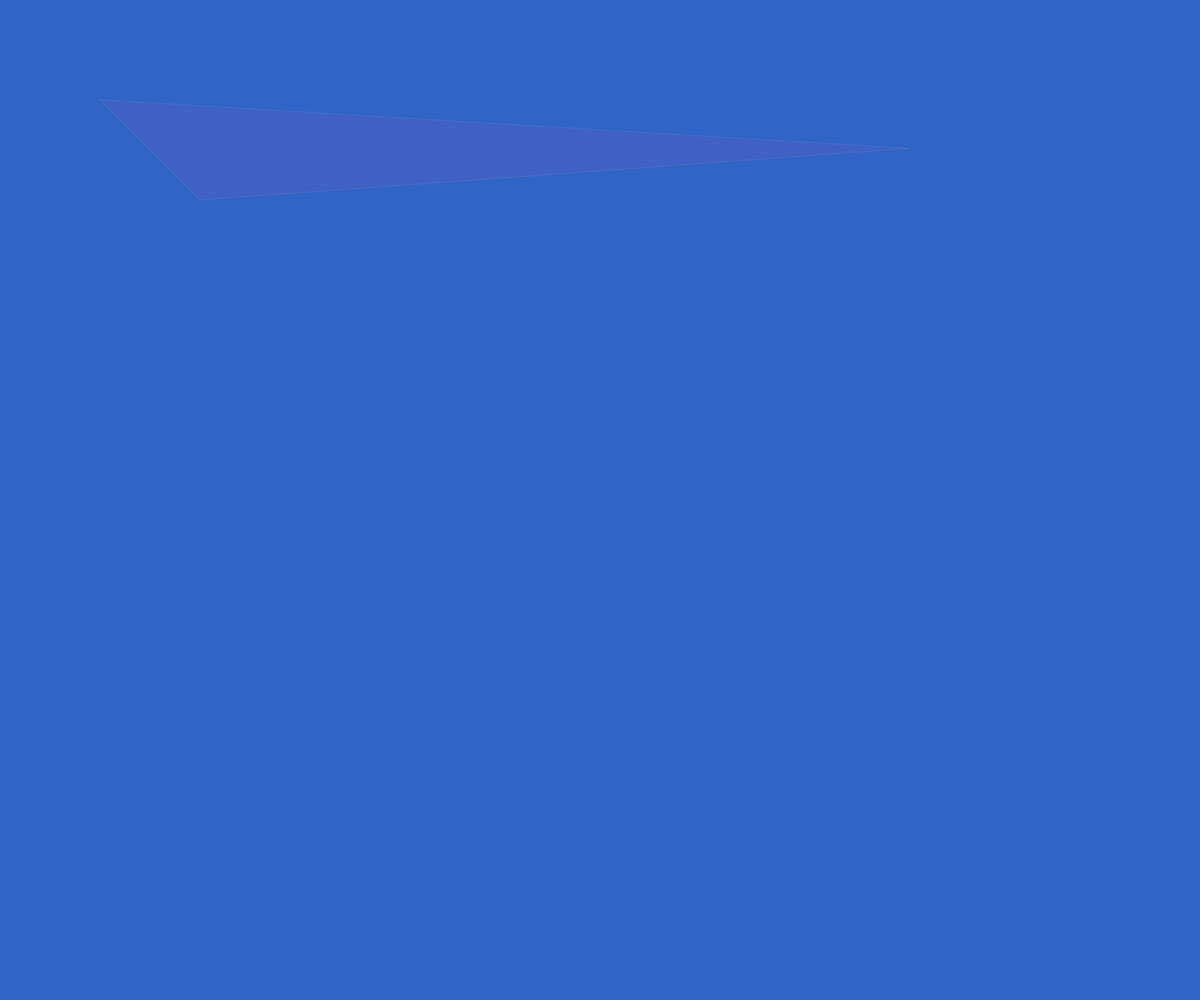
Frame 1 (no input)
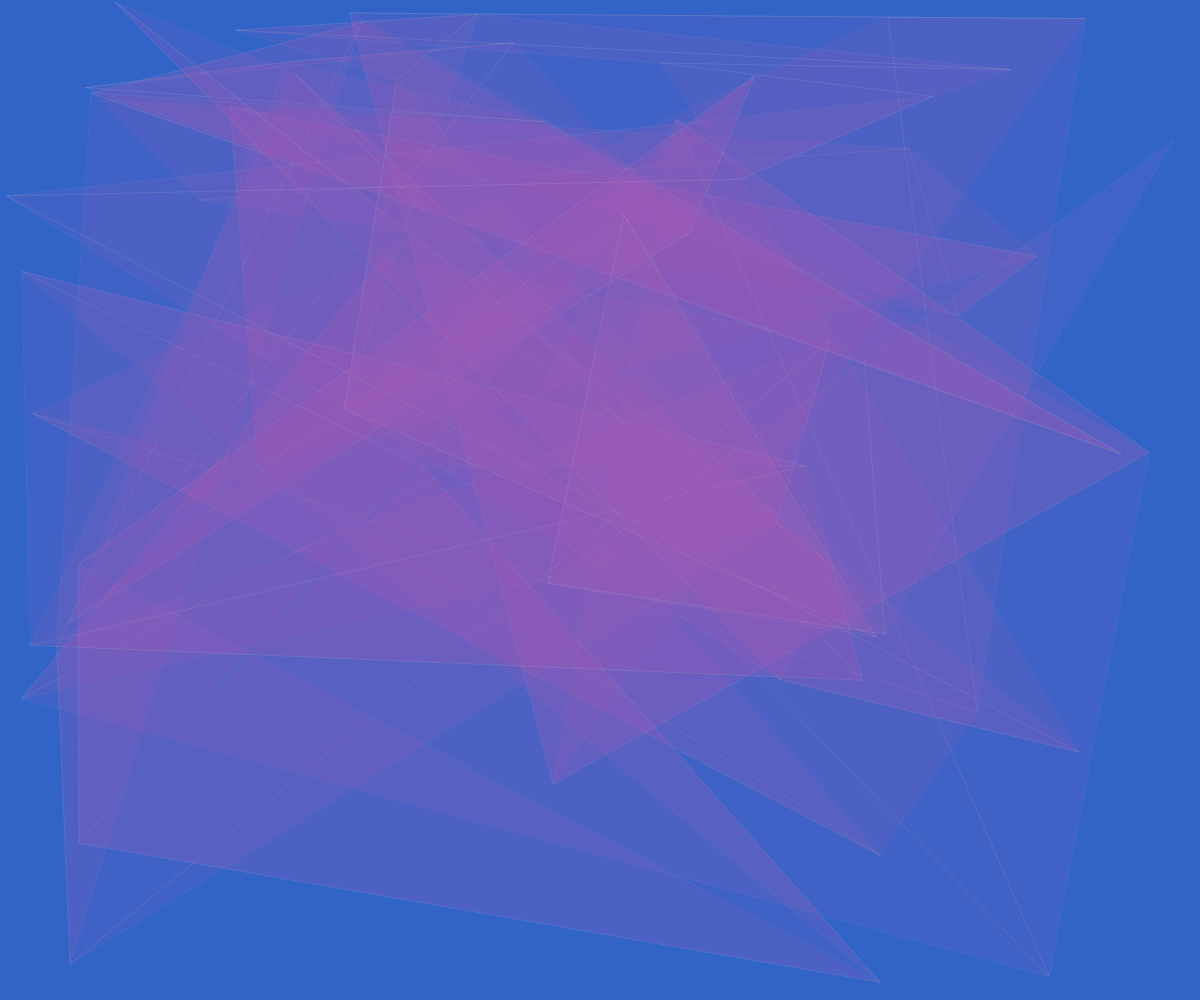
Frame 60 (no input)
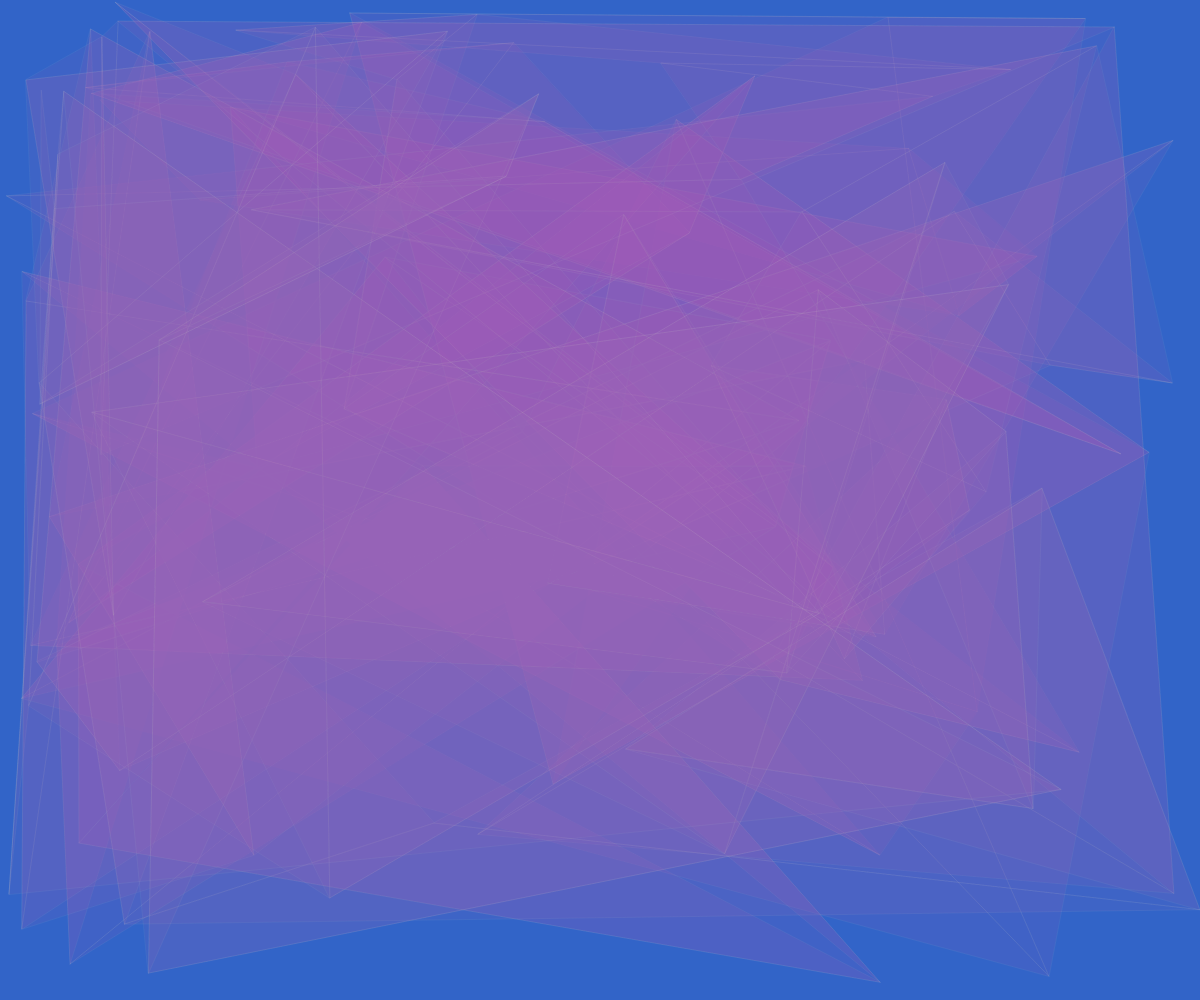
Frame 120 (the mouse pressed at the canvas centre since frame 60)

The p5.js sketch that drew these frames (run headless with seeded random() and noise() and a simulated clock; from frame 60 on, the mouse is pressed at the canvas centre):

// p5.js sketch
// ── sketch.js

// DEFINE GLOBAL VARIABLES
var bgColor;  // background-color

function setup() {
  bgColor = color(50,100,200);
  createCanvas(windowWidth,windowHeight);
  background(bgColor);
  // frameRate(12);
}

function windowResized() {
  resizeCanvas(windowWidth, windowHeight);
  background(bgColor);
}


// DEFINE GLOBAL VARIABLES
var centerX, centerY;
var pos1x = 100, pos1y = 100;
var pos2x = 200, pos2y = 200;
var pos3x = 0, pos3y = 0;
var multMax = 4;
var mult;
var redFill = 255;

function draw() {
  centerX = width * 0.5;
  centerY = height * 0.5;

  mult = random(-multMax, multMax);
  pos3x = abs(((width * 0.15 * mult) + centerX) % width);
  mult = random(-multMax, multMax);
  pos3y = abs(((height * 0.15 * mult) + centerY) % height);


  mult = noise(frameCount * 0.001) * 255;
  // mult = map( mult, 0, 1, -10, 10 );
  // redFill = constrain((redFill + mult), 0, 255);
  redFill = constrain(mult, 0, 255);

  // noStroke();
  stroke(200, 20);
  fill(redFill,255-redFill,175, 30);

  triangle(pos1x,pos1y,pos2x,pos2y,pos3x,pos3y);

  pos1x = pos2x;
  pos1y = pos2y;
  pos2x = pos3x;
  pos2y = pos3y;

  // ellipse(centerX, centerY, 40, 40);
}
